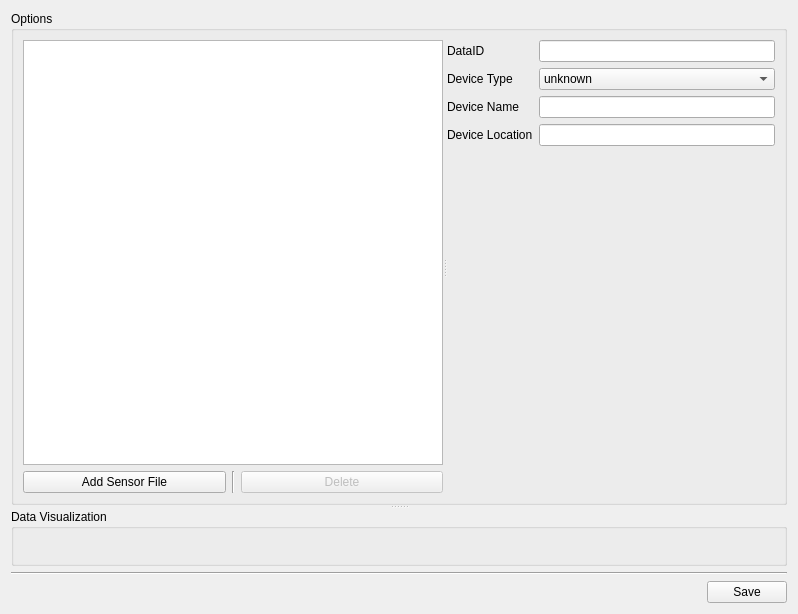
<?xml version="1.0" encoding="UTF-8"?>
<ui version="4.0">
 <class>Form</class>
 <widget class="QWidget" name="Form">
  <property name="geometry">
   <rect>
    <x>0</x>
    <y>0</y>
    <width>798</width>
    <height>614</height>
   </rect>
  </property>
  <property name="windowTitle">
   <string>Form</string>
  </property>
  <layout class="QVBoxLayout" name="verticalLayout">
   <item>
    <widget class="QSplitter" name="verticalSplitter">
     <property name="orientation">
      <enum>Qt::Vertical</enum>
     </property>
     <widget class="QGroupBox" name="optionsGroupBox">
      <property name="title">
       <string>Options</string>
      </property>
      <layout class="QVBoxLayout" name="verticalLayout_2">
       <item>
        <widget class="QSplitter" name="optionsSplitter">
         <property name="orientation">
          <enum>Qt::Horizontal</enum>
         </property>
         <widget class="QWidget" name="verticalLayoutWidget">
          <layout class="QVBoxLayout" name="treeVerticalLayout">
           <item>
            <widget class="QTreeWidget" name="sensorDataTree">
             <property name="minimumSize">
              <size>
               <width>0</width>
               <height>150</height>
              </size>
             </property>
             <property name="selectionMode">
              <enum>QAbstractItemView::ExtendedSelection</enum>
             </property>
             <property name="indentation">
              <number>20</number>
             </property>
             <property name="headerHidden">
              <bool>true</bool>
             </property>
             <property name="columnCount">
              <number>1</number>
             </property>
             <column>
              <property name="text">
               <string>Sensor Data</string>
              </property>
             </column>
            </widget>
           </item>
           <item>
            <layout class="QHBoxLayout" name="horizontalLayout">
             <item>
              <widget class="QPushButton" name="addSensorButton">
               <property name="text">
                <string>Add Sensor File</string>
               </property>
               <property name="icon">
                <iconset resource="../res/vsdt.qrc">
                 <normaloff>:/icons/add_file.png</normaloff>:/icons/add_file.png</iconset>
               </property>
              </widget>
             </item>
             <item>
              <widget class="Line" name="verticalLine">
               <property name="orientation">
                <enum>Qt::Vertical</enum>
               </property>
              </widget>
             </item>
             <item>
              <widget class="QPushButton" name="deleteSensorButton">
               <property name="enabled">
                <bool>false</bool>
               </property>
               <property name="text">
                <string>Delete</string>
               </property>
               <property name="icon">
                <iconset resource="../res/vsdt.qrc">
                 <normaloff>:/icons/trash.png</normaloff>:/icons/trash.png</iconset>
               </property>
              </widget>
             </item>
            </layout>
           </item>
          </layout>
         </widget>
         <widget class="QWidget" name="horizontalLayoutWidget">
          <layout class="QFormLayout" name="formLayout">
           <item row="0" column="0">
            <widget class="QLabel" name="dataIDLabel">
             <property name="text">
              <string>DataID</string>
             </property>
            </widget>
           </item>
           <item row="0" column="1">
            <widget class="QLineEdit" name="dataIDField"/>
           </item>
           <item row="1" column="0">
            <widget class="QLabel" name="deviceTypeLabel">
             <property name="text">
              <string>Device Type</string>
             </property>
            </widget>
           </item>
           <item row="2" column="0">
            <widget class="QLabel" name="deviceNameLabel">
             <property name="text">
              <string>Device Name</string>
             </property>
            </widget>
           </item>
           <item row="3" column="0">
            <widget class="QLabel" name="deviceLocationLabel">
             <property name="text">
              <string>Device Location</string>
             </property>
            </widget>
           </item>
           <item row="1" column="1">
            <widget class="QComboBox" name="deviceTypeList">
             <item>
              <property name="text">
               <string>unknown</string>
              </property>
             </item>
             <item>
              <property name="text">
               <string>smartphone</string>
              </property>
             </item>
             <item>
              <property name="text">
               <string>smartwatch</string>
              </property>
             </item>
            </widget>
           </item>
           <item row="2" column="1">
            <widget class="QLineEdit" name="deviceNameField"/>
           </item>
           <item row="3" column="1">
            <widget class="QLineEdit" name="deviceLocationField"/>
           </item>
          </layout>
         </widget>
        </widget>
       </item>
      </layout>
     </widget>
     <widget class="QGroupBox" name="dataVisualizationGroup">
      <property name="title">
       <string>Data Visualization</string>
      </property>
     </widget>
    </widget>
   </item>
   <item>
    <widget class="Line" name="horizontalLine">
     <property name="orientation">
      <enum>Qt::Horizontal</enum>
     </property>
    </widget>
   </item>
   <item>
    <layout class="QHBoxLayout" name="saveHorizontalLayout">
     <item>
      <spacer name="saveHorizontalSpacer">
       <property name="orientation">
        <enum>Qt::Horizontal</enum>
       </property>
       <property name="sizeHint" stdset="0">
        <size>
         <width>40</width>
         <height>20</height>
        </size>
       </property>
      </spacer>
     </item>
     <item>
      <widget class="QPushButton" name="saveButton">
       <property name="text">
        <string>Save</string>
       </property>
       <property name="icon">
        <iconset resource="../res/vsdt.qrc">
         <normaloff>:/icons/save.png</normaloff>:/icons/save.png</iconset>
       </property>
       <property name="shortcut">
        <string>Enter</string>
       </property>
      </widget>
     </item>
    </layout>
   </item>
  </layout>
 </widget>
 <resources>
  <include location="../res/vsdt.qrc"/>
 </resources>
 <connections/>
</ui>
